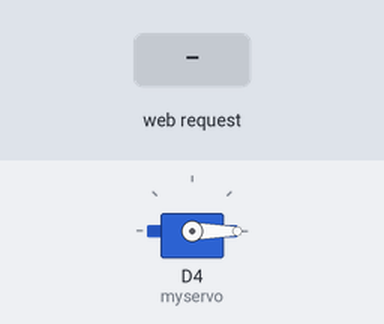
This sketch was run on a simulated ESP8266 (NodeMCU). On the bench: servo. Inputs (shaded band) come from the test bench. WiFi joins after 1.5 s; servers stay silent unless stated; what the sketch prints to the serial monitor is not drawn.

Above: at 2.7 s.
2.8 s: HTTP request GET /on received
At 3.6 s:
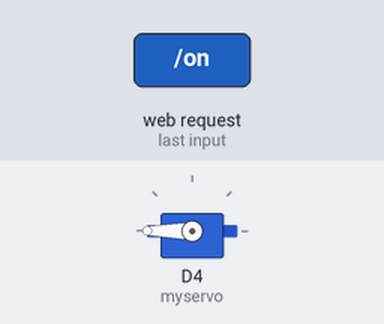
Timing chart, 0 to 5.8 s (numbered marks = the images above; inputs shaded):
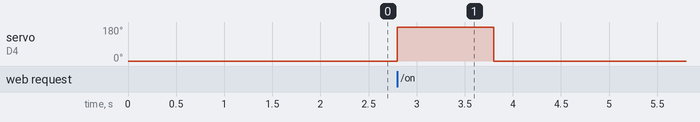

The sketch:

Dog_Feed.ino
```cpp
#include <Servo.h>
#include <ESP8266WiFi.h>
#include <ESP8266WebServer.h>

const char* ssid = "SKW";
const char* pass = "uni88123";

ESP8266WebServer server(80);
Servo myservo;

void setup(void){

  Serial.begin(115200);
  Serial.println("Connecting...");
  WiFi.begin(ssid, pass);
  while (WiFi.status() != WL_CONNECTED) {
  delay(500);
  Serial.print(".");
}

  Serial.println("");
  Serial.print("Connected to ");
  Serial.println(ssid);
  Serial.print("IP address: ");
  Serial.println(WiFi.localIP());

  server.on("/", [](){

    server.send(200, "text/html", "<!DOCTYPE html> <html> <head> <title>41515015</title> <style> .button1{ background-color : #4caf50; text-decoration : none; text-align : center; font-size : 15px; font-weight : bold; width : 50px; height : 22.5px; border : none; color : white; padding : 15px 15px; margin : 2px 2px; cursor : pointer; display : inline-block; transition-duration: 0.2s; } .button2{ background-color : #e60a0a; text-decoration : none; text-align : center; font-size : 15px; font-weight : bold; width : 50px; height : 22.5px; border : none; color : white; padding : 15px 15px; margin : 2px 2px; cursor : pointer; display : inline-block; transition-duration: 0.2s; } </style> </head> <body><center> <h4>Dog_Food Auto_Feeding!</h4><a href=\"/on\" class=\"button1\"> ON </a></center></body> </html>");
  });

  server.on("/on", [](){

    Serial.println("ON");
    myservo.write(180);
    delay(1000);
    myservo.write(-180 );
    server.send(200, "text/html", "<!DOCTYPE html> <html> <head> <title>41515015</title> <style> .button1{ background-color : #4caf50; text-decoration : none; text-align : center; font-size : 15px; font-weight : bold; width : 50px; height : 22.5px; border : none; color : white; padding : 15px 15px; margin : 2px 2px; cursor : pointer; display : inline-block; transition-duration: 0.2s; } .button2{ background-color : #e60a0a; text-decoration : none; text-align : center; font-size : 15px; font-weight : bold; width : 50px; height : 22.5px; border : none; color : white; padding : 15px 15px; margin : 2px 2px; cursor : pointer; display : inline-block; transition-duration: 0.2s; } </style> </head> <body><center> <h4>Dog_Food Auto_Feeding!</h4><a href=\"/on\" class=\"button1\"> ON </a></center></body> </html>");
  });


  server.begin();
  Serial.println("HTTP server started");
  myservo.attach(D4);   // Servo attached to D4 pin
  myservo.write(0);
}

void loop(void){
  server.handleClient();
}
```

Measured:
- after the input at 2.8 s, servo on D4 (myservo): 0° → 180° at once, → 0° 1.0 s later
